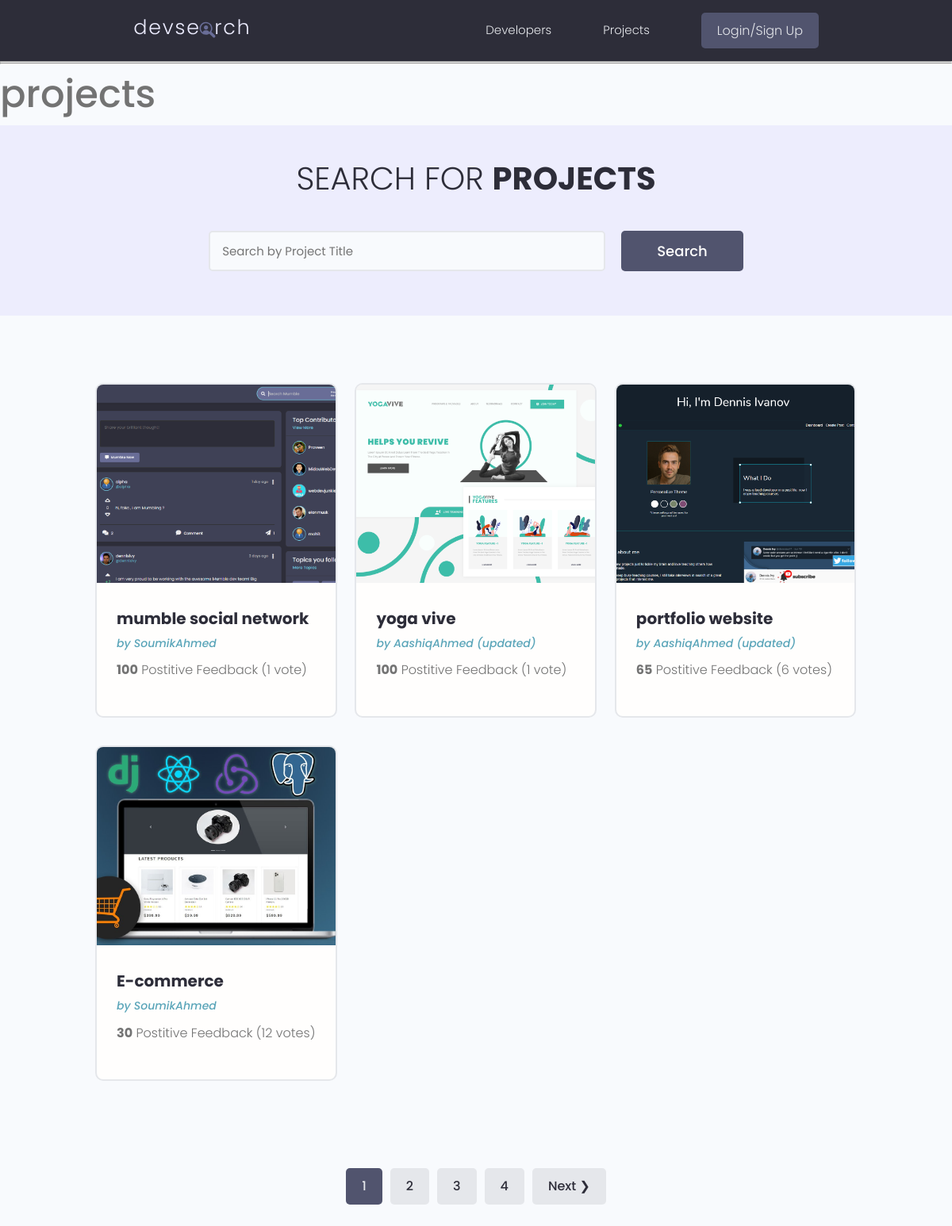
The app's page /projects/projects/ with its own data.
### projects/models.py (models this page shows, shortened)
class project (models.Model):
    owner=models.ForeignKey(profile,null=True,blank=True,on_delete=models.SET_NULL)
    title= models.CharField(max_length=200)
    description=models.TextField(null=True,blank=True)
    featured_image=models.ImageField(null=True,blank=True, default='default.jpg')
    demo_link=models.CharField(max_length=2000,null=True,blank=True)
    source_link=models.CharField(max_length=2000,null=True,blank=True)
    tags=models.ManyToManyField('tag',blank=True)
    vote_total=models.IntegerField(default=0,null=True,blank=True)
    vote_ratio=models.IntegerField(default=0,null=True,blank=True)
    created=models.DateTimeField(auto_now_add=True)
    id = models.UUIDField(default=uuid.uuid4,unique=True,primary_key=True,editable=False)
    class Meta:
        ordering =['-vote_ratio', '-vote_total' , 'title']

### users/models.py (models this page shows, shortened)
class profile(models.Model):
    user = models.OneToOneField(User,on_delete=models.CASCADE , null=True, blank=True )
    name= models.CharField(max_length=200,null=True, blank=True)
    email=models.EmailField(max_length=500,null=True, blank=True)
    userName= models.CharField(max_length=200,null=True, blank=True)
    location= models.CharField(max_length=200,null=True, blank=True)
    short_intro=models.TextField(max_length=200,null=True, blank=True)
    bio=models.TextField(null=True, blank=True)
    profile_image=models.ImageField(upload_to='profiles/',null=True, blank=True, default='profiles/user-default.png')
    social_github= models.CharField(max_length=200,null=True, blank=True)
    social_twitter= models.CharField(max_length=200,null=True, blank=True)
    social_linkedin= models.CharField(max_length=200,null=True, blank=True)
    social_youtube= models.CharField(max_length=200,null=True, blank=True)
    social_website= models.CharField(max_length=200,null=True, blank=True)
    created=models.DateTimeField(auto_now_add=True)
    id = models.UUIDField(default=uuid.uuid4,unique=True,primary_key=True,editable=False)

### projects/views.py (the view)
# urls.py: path('projects/', views.pro, name='projects'),
def pro(request):
    projects, search_query= searchProject(request)
    custom_range , projects =paginatProjects(request,projects,4)
    context={'projects':projects, 'search_query': search_query, 'custom_range': custom_range}
    return render(request,"projects/projects.html",context)

### projects/utils.py (called while the page is built)
def paginatProjects(request,projects,result):
    page = request.GET.get('page')
    paginator = Paginator(projects, result)
    try:
        projects = paginator.page(page)
    except PageNotAnInteger:
        page=1
        projects = paginator.page(page)
    except EmptyPage:
        page = paginator.num_pages
        projects = paginator.page(page)
    leftIndex= (int(page) - 4 )
    if leftIndex < 1 :
        leftIndex = 1
    rightIndex = (int(page)+ 5)
    if rightIndex > paginator.num_pages:
        rightIndex = paginator.num_pages + 1
    custom_range = range(leftIndex, rightIndex)
    return custom_range, projects

def searchProject(request):
    search_query=''
    if request.GET.get('search_query'):
        search_query= request.GET.get('search_query')
    tags=tag.objects.filter(name__icontains=search_query)
    projects=project.objects.distinct().filter(
        Q(title__icontains=search_query) |
        Q(description__icontains = search_query) |
        Q(owner__name__icontains = search_query)|
        Q(tags__in=tags)
    )
    return projects , search_query

### projects/templates/projects/projects.html (shortened to what this page needs)
{% extends 'main.html' %}
{% block content %}
<hr>
<h1>projects</h1>
<main class="projects">
    <section class="hero-section text-center">
      <div class="container container--narrow">
        <div class="hero-section__box">
          <h2>Search for <span>Projects</span></h2>
        </div>
        <div class="hero-section__search">
          <form id="searchForm" class="form" action="{% url 'projects' %}" method="get">
            <div class="form__field">
              <input class="input input--text" id="formInput#search" type="text" name="search_query"
               value="{{search_query}}" placeholder="Search by Project Title" />
            </div>
            <input class="btn btn--sub btn--lg" type="submit" value="Search" />
          </form>
        </div>
      </div>
    </section>
    <section class="projectsList">
      <div class="container">
        <div class="grid grid--three">
            {% for project in projects %}
          <div class="column">
            <div class="card project">
              <a href="{% url 'projectitem' project.id %}" class="project">
                <img class="project__thumbnail" src="{{ project.featured_image.url }}" alt="project thumbnail" />
                <div class="card__body">
                  <h3 class="project__title">{{ project.title}}</h3>
                  <p><a class="project__author" href="{% url 'projectitem' project.id %}">by {{project.owner.name}}</a></p>
                  <p class="project--rating">
                    <span style="font-weight: bold;">{{ project.vote_ratio}}</span> Postitive
                    Feedback ({{ project.vote_total}} vote{{project.vote_total| pluralize:"s"}})
                  </p>
                </div>
              </a>
            </div>
          </div>
         {% endfor %}
        </div>
      </div>
    </section>
    {% include 'pagination.html' with queryset=projects custom_range=custom_range %}
  </main>
{% endblock content%}

### templates/main.html (shortened to what this page needs)
<!DOCTYPE html>
{% load static %}
<html lang="en">
<head>
    <link rel="stylesheet" href="https://cdn.iconmonstr.com/1.3.0/css/iconmonstr-iconic-font.min.css" />
    <link rel="stylesheet" href="{% static 'uikit/styles/uikit.css' %}" />
    <link rel="stylesheet" href="{% static 'styles/app.css' %}" />
</head>
<body>
    {% include 'navbar.html'%}
    {% block content %}
    {% endblock content %}
</body>
</html>

### templates/navbar.html (shortened to what this page needs)
{% load static %}
<header class="header">
  <div class="container container--narrow">
    <a href="{% url 'profiles' %}" class="header__logo">
      <img src="{% static 'images/logo.svg' %}" alt="DevSearch Logo" />
    </a>
    <nav class="header__nav">
      <ul class="header__menu">
        <li class="header__menuItem"><a href="{% url 'profiles' %}">Developers</a></li>
        <li class="header__menuItem"><a href="{% url 'projects' %}">Projects</a></li>
        {% if request.user.is_authenticated %}
        <li class="header__menuItem"><a href="{% url 'inbox' %}">Inbox</a></li>
        <li class="header__menuItem"><a href="{% url 'account' %}">Account</a></li>
        <li class="header__menuItem"><a href="{% url 'logout' %}" class="btn btn--sub">Logout</a></li>
        {% else %}
        <li class="header__menuItem"><a href="{% url 'login' %}" class="btn btn--sub">Login/Sign Up</a></li>
        {% endif %}
      </ul>
    </nav>
  </div>
</header>
  <hr>

### templates/pagination.html (shortened to what this page needs)
{% if queryset.has_other_pages %}
<div class="pagination">
  <ul class="container">
    {% for page in custom_range %}
    {% if page == queryset.number %}
    <li><a href="?page={{page}}" class="btn page-link btn--sub"  data-page="{{page}}"   >{{page}}</a></li>
    {% else %}
    <li><a href="?page={{page}}" class="btn page-link" data-page="{{page}}">{{page}}</a></li>
    {% endif %}
    {% endfor %}
    {% if queryset.has_next %}
    <li><a href="?page={{queryset.next_page_number}}" class="btn page-link" data-page="{{queryset.next_page_number}}">Next &#10095;</a></li>
    {% endif %}
  </ul>
</div>
{% endif %}

### static/styles/app.css (style rules this page uses)
:root { --color-sub: #2d2d39; }
.btn--sub { background-color: var(--color-sub-light); }
.card { border: 2px solid var(--color-light); }
img { width: 100%; }
.header { position: sticky; z-index: 111; background-color: var(--color-sub); padding: 1.5rem 0; }
.header > .container { display: flex; justify-content: space-between; align-items: center; }
.header__logo > img { height: 3.8rem; }
.header__nav > ul { display: inline-flex; align-items: center; list-style: none; gap: 6.5rem; }
.header__menuItem > a { color: var(--color-light); font-weight: 300; }
.hero-section { height: 40vh; display: flex; align-items: center; background-color: var(--color-sub); }
.hero-section__box { margin-bottom: 4rem; }
.hero-section__box > h2, .hero-section__box > h2 > span { font-size: 4rem; color: var(--color-light); line-height: 1.3; text-transform: uppercase; }
.hero-section__box > h2 { font-weight: 300; }
.hero-section__box > h2 > span { font-weight: 700; }
.hero-section__search > .form { display: flex; align-items: center; justify-content: center; gap: 2rem; }
.hero-section__search > .form input.input--text { width: 50rem; }
.pagination { margin-top: 8rem; margin-bottom: 10rem; }
.pagination > ul { flex-wrap: wrap; list-style: none; display: flex; align-items: center; justify-content: center; gap: 1rem; }
.pagination .btn { color: var(--color-sub); }
.pagination .btn.btn--sub { color: var(--color-light); }
.project__author { font-size: 1.4rem; font-style: italic; }
.project--rating { margin-bottom: 1.6em; margin-top: .5em; }
.projects > .hero-section { background: var(--color-sub-lighter); height: 30vh; }
.projects .hero-section__box { margin-bottom: 2.5rem; }
.projects .hero-section__box > h2 { color: var(--color-sub); }
.projects .hero-section__box > h2 > span { font-weight: 700; color: var(--color-sub); }
.projectsList { margin-top: 8rem; }
.project__thumbnail { height: 25rem; object-fit: cover; object-position: top center; }
.project__title { font-size: 2rem; font-weight: 700; color: var(--color-sub); }

### static/uikit/styles/modules/_variables.css (style rules this page uses)
:root { --color-main: #5aa5b9; --color-main-light: #e6faff; --color-sub: #3f4156; --color-sub-light: #51546e; --color-sub-lighter: #ededfd; --color-text: #737373; --color-gray: #8b8b8b; --color-light: #e5e7eb; --color-light-gray: #767676; --color-bg: #f8fafd; --color-white: #fffefd; --color-white-light: #f3f3f3; --color-success: #359e64; --color-success-bg: #def8e8; --color-error: #fc4b0b; --color-error-bg: #fff2ee; --font-base: 'Poppins', arial, helvetica, 'Segoe UI', roboto, ubuntu, sans-serif; --font-monospace: 'Fira Code', 'Courier New', courier, monospace; --font-regular: 300; --font-medium: 500; --font-bold: 700; --generic-shadow: 1px 1px 5px #00000010; --generic-transition: all 0.3s ease-in-out; }

### static/uikit/styles/modules/_base.css (style rules this page uses)
* { margin: 0; padding: 0; box-sizing: border-box; text-rendering: optimizeLegibility; color: inherit; font-size: inherit; }
html { font-size: 50%; }
@media only screen and (min-width: 480px) { html { font-size: 56.25%; } }
@media only screen and (min-width: 1200px) { html { font-size: 62.5%; } }
body { line-height: 1.6; font-weight: 400; font-size: 1.5rem; color: var(--color-text); background-color: var(--color-bg); min-height: 100vh; }

### static/uikit/styles/modules/_typography.css (style rules this page uses)
* { font-family: var(--font-base); }
h1 { font-size: 4.8rem; font-weight: var(--font-medium); }
h2 { font-size: 3.6rem; font-weight: var(--font-bold); }
h3 { font-size: 3.2rem; font-weight: var(--font-medium); }
p, span, strong { font-size: 1.6rem; color: var(--color-text); font-weight: var(--font-regular); }
a { padding-bottom: 2px; text-decoration: none; display: inline-block; color: var(--color-main); font-weight: var(--font-medium); }

### static/uikit/styles/modules/_utilities.css (style rules this page uses)
.container { width: 92%; max-width: 165rem; margin: 0 auto; box-sizing: border-box; }
.container--narrow { width: 92%; max-width: 120rem; }
@media screen and (min-width: 1000px) { .container { width: 90%; } }
@media screen and (min-width: 1000px) { .container--narrow { width: 85%; } }
@media screen and (min-width: 1200px) { .container { width: 80%; } }
@media screen and (min-width: 1200px) { .container--narrow { width: 72%; } }
.text-center { text-align: center; }

### static/uikit/styles/modules/_card.css (style rules this page uses)
.card { border-radius: 1rem; background-color: var(--color-white); border: 1.5px solid var(--color-light); width: auto; height: auto; margin-top: 0.5rem; margin-bottom: 0.5rem; overflow: hidden; }
.card__body, .card__header { padding: 2rem 2.5rem; }

### records on screen
project: featured_image (picture), title "mumble social network", owner.name "SoumikAhmed", vote_ratio "100", vote_total "1"
project: featured_image (picture), title "yoga vive", owner.name "AashiqAhmed (updated)", vote_ratio "100", vote_total "1"
project: featured_image (picture), title "portfolio website", owner.name "AashiqAhmed (updated)", vote_ratio "65", vote_total "6", vote_total|pluralize "s"
project: featured_image (picture), title "E-commerce", owner.name "SoumikAhmed", vote_ratio "30", vote_total "12", vote_total|pluralize "s"

### other values on screen
{{ page }} "1"
{{ page }} "2" "3" "4"
